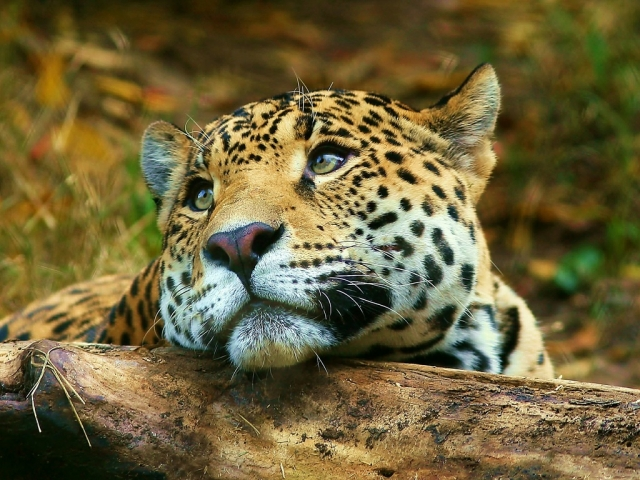
//> input picture src/Modules/Jevois_SLAM/test/build/originalLeopard.jpg, 640 x 480 px
$ ./pyramid   (built with g++ and OpenCV 4)
//> lines starting //> are read from the running program, lines starting //| are printed output that depends on the picture
#include "opencv2/imgproc/imgproc.hpp"
#include "opencv2/highgui/highgui.hpp"
#include <math.h>
#include <stdlib.h>
#include <stdio.h>
#include <iostream>
using namespace cv;


/// Global variables
Mat src, dst, tmp, Image;
char* window_name = "Pyramids Demo";


/**
 * @function main
 */
int main( int argc, char** argv )
{
  /// General instructions
  printf( "\n Zoom In-Out demo  \n " );
  printf( "------------------ \n" );
  printf( " * [u] -> Zoom in  \n" );
  printf( " * [d] -> Zoom out \n" );
  printf( " * [ESC] -> Close program \n \n" );

  /// Test image - Make sure it s divisible by 2^{n}
  src = imread( "originalLeopard.jpg");
//> src is the input picture: 480 rows x 640 cols, CV_8UC3; mean B, G, R 58.2, 98.7, 110.8
  cvtColor(src,src,CV_RGB2GRAY);
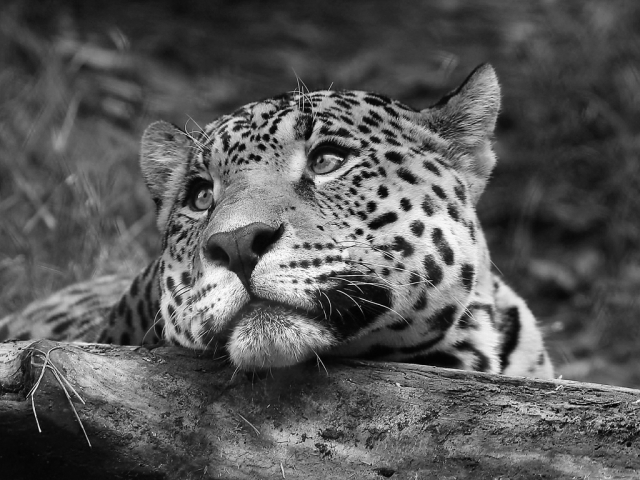
//> src: 480 rows x 640 cols, CV_8UC1; min 2, max 254, mean 88

  if( !src.data )
    { printf(" No data! -- Exiting the program \n");
      return -1; }

  tmp = src;
  dst = tmp;

  /// Create window
  namedWindow( window_name, CV_WINDOW_AUTOSIZE );
  imshow( window_name, dst );

  /// Loop
  Image = src;
  int abs_height = src.rows;
//> abs_height = 480
  int abs_width = src.cols;
//> abs_width = 640
  static int pyramidLevels[16] = {
        640, 480,
        533, 400,
        444, 333,
        370, 278,
        309, 231,
        257, 193,
        214, 161,
        179, 134
      };
  for(int i = 2; i< 16; i += 2)
      {
        //Initialize a new cv::Mat
        cv::Mat dst(pyramidLevels[i+1], pyramidLevels[i], CV_8UC1);
        cv::GaussianBlur(src, src, cv::Size(7, 7), 0, 0);
        cv::resize(src, dst, dst.size(), 0, 0);
        cv::copyMakeBorder(dst, dst, 0, 0, 0, abs_width-dst.cols, cv::BORDER_CONSTANT, 0);
        cv::vconcat(Image, dst, Image);
        src = dst;
      }
//> this loop made 7 passes
//> pass 1, `cv::GaussianBlur(src, src, cv::Size(7, 7), 0, 0);`:
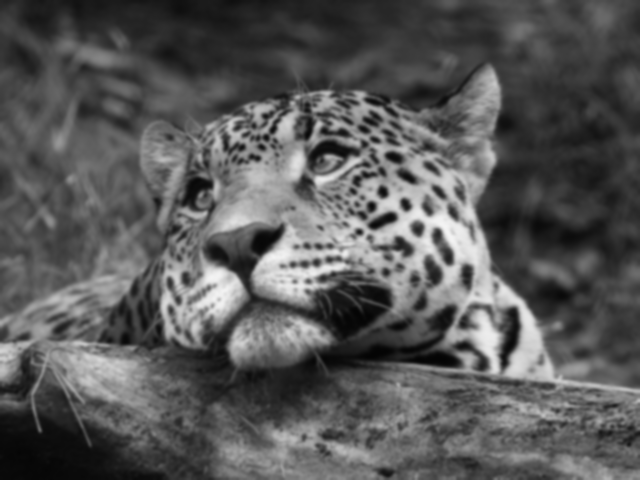
//> src: 480 rows x 640 cols, CV_8UC1; min 4, max 243, mean 88
//> pass 1, `cv::copyMakeBorder(dst, dst, 0, 0, 0, abs_width-dst.cols, cv::BORDER_C..`:
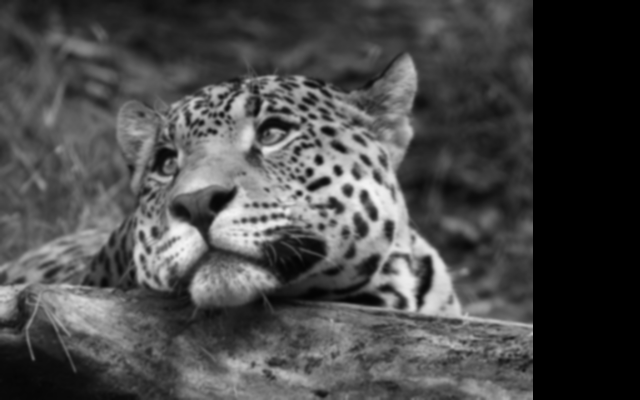
//> dst: 400 rows x 640 cols, CV_8UC1; min 0, max 243, mean 73.2
//> pass 1, `cv::vconcat(Image, dst, Image);`:
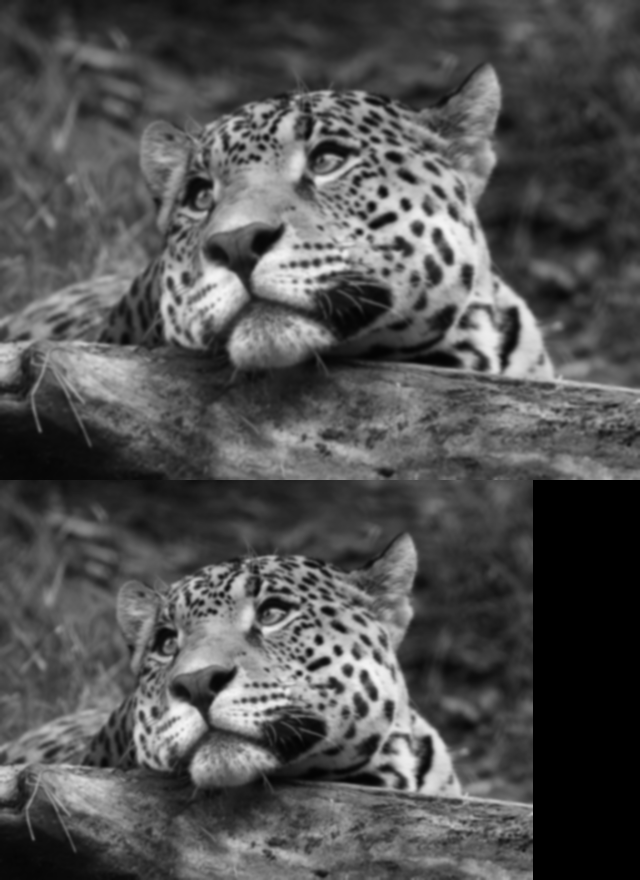
//> Image: 880 rows x 640 cols, CV_8UC1; min 0, max 243, mean 81.3
//> after the loop:
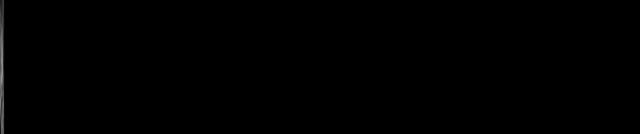
//> src: 134 rows x 640 cols, CV_8UC1; min 0, max 149, mean 0.5
//> after the loop:
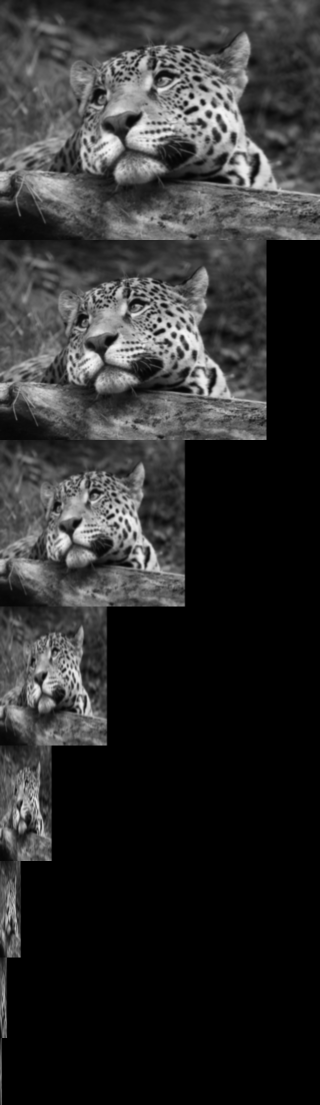
//> Image: 2210 rows x 640 cols, CV_8UC1 (shown at 1/2 size); min 0, max 243, mean 45.8


  imwrite("output.png", Image);
  return 0;
}
